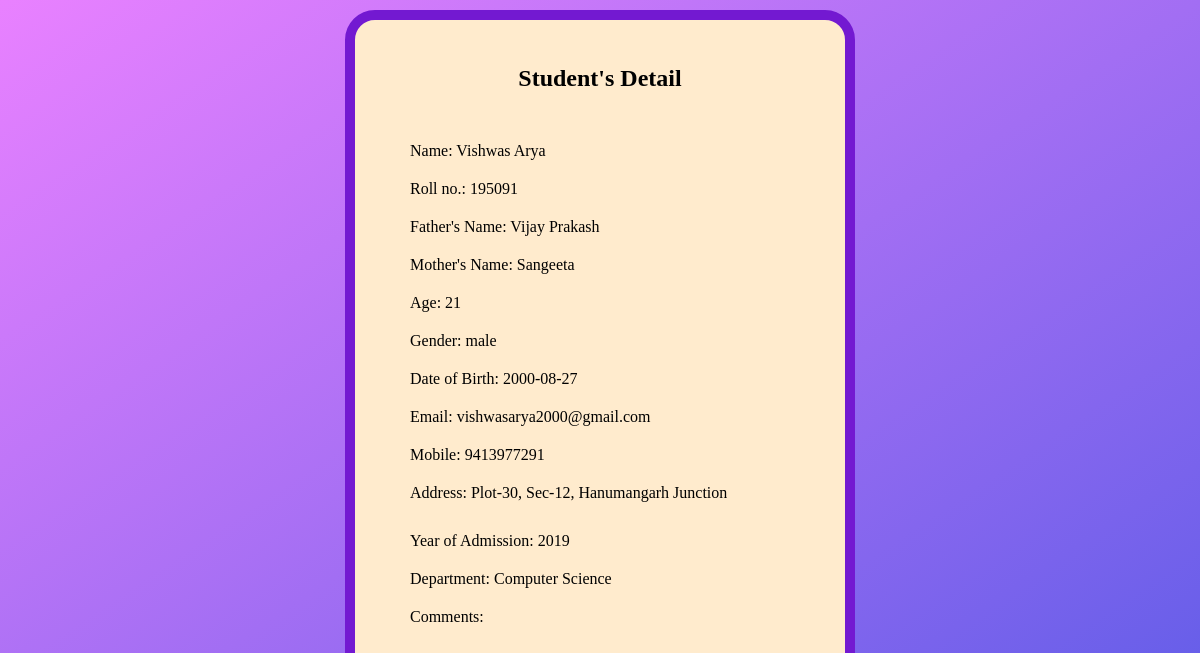
The page /display.php?rollSearch=195091 on the database its author committed.
### tables this page shows
CREATE TABLE `students` (
  `name` varchar(60) NOT NULL,
  `age` tinyint(2) NOT NULL,
  `gender` varchar(8) NOT NULL,
  `dob` date NOT NULL,
  `email` varchar(80) NOT NULL,
  `phone` bigint(10) NOT NULL,
  `fname` varchar(60) NOT NULL,
  `mname` varchar(60) NOT NULL,
  `address` varchar(250) NOT NULL,
  `yoadm` smallint(4) NOT NULL,
  `rollno` varchar(10) NOT NULL,
  `dept` varchar(60) NOT NULL,
  `notes` varchar(50) DEFAULT NULL,
  `date` date NOT NULL
);

### display.php (the view, shortened to what this page needs)
<?php
$server = "localhost";
$username = "root";
$password = "";
$database = "student_records";
$conn = mysqli_connect($server, $username, $password, $database);
$query = $_GET["rollSearch"];
            $sql = "select * from students where rollno = $query";
            $result = mysqli_query($conn, $sql);
            while($row = mysqli_fetch_assoc($result)){
                $name = $row['name'];
                $age = $row['age'];
                $gender = $row['gender'];
                $dob = $row['dob'];
                $email = $row['email'];
                $phone = $row['phone'];
                $fname = $row['fname'];
                $mname = $row['mname'];
                $address = $row['address'];
                $yoadm = $row['yoadm'];
                $rollno = $row['rollno'];
                $dept = $row['dept'];
                $notes = $row['notes'];
            }
?>
<!DOCTYPE html>
<html lang="en">
<head>
    <link rel="stylesheet" href="studentreg.css">
</head>
<body>
    <div class="hero">
        <div style="width: 40%; height: 700px;" class="form-box">
            <div class="button-box">
                <h2 style="padding: 5px; width: max-content;">Student's Detail</h4>
            </div>
            <div style="flex-direction: column;" class="input-fields">
                    <div class="label">Name: <?php echo $name ?></div>
                    <div class="label">Roll no.: <?php echo $rollno ?></div>
                    <div class="label">Father's Name: <?php echo $fname ?></div>
                    <div class="label">Mother's Name: <?php echo $mname ?></div>
                    <div class="label">Age: <?php echo $age ?></div>
                    <div class="label">Gender: <?php echo $gender ?></div>
                    <div class="label">Date of Birth: <?php echo $dob ?></div>
                    <div class="label">Email: <?php echo $email?></div>
                    <div class="label">Mobile: <?php echo $phone ?></div>
                    <div style="margin: 10px 50px 20px 50px;" class="label">Address: <?php echo $address ?></div>
                    <div class="label">Year of Admission: <?php echo $yoadm ?></div>
                    <div class="label">Department: <?php echo $dept ?></div>
                    <div class="label">Comments: <?php echo $notes ?></div>
                    </div>
                </div>
            </div>
</body>
</html>

### studentreg.css (style rules this page uses)
* { margin: 0; padding: 0; }
.hero { height: 100%; width: 100%; background: linear-gradient(to bottom right, #e981ff, #5b5be7); background-position: center; background-size: cover; position: absolute; }
.form-box { width: 60%; height: 600px; position: relative; margin: 10px auto; background-color: blanchedalmond; padding: 5px; border: 10px solid #7319d1; border-radius: 30px; }
.button-box { margin: 35px; display: flex; text-align: center; position: relative; border-radius: 30px; align-content: center; justify-content: center; }
.input-fields { display: flex; justify-content: center; }
.label { font-size: medium; margin-bottom: 5px; }

### display.php (style rules this page uses)
.label { margin: 10px 50px; }

### rows shown on the page
students: name "Vishwas Arya", rollno "195091", fname "Vijay Prakash", mname "Sangeeta", age "21", gender "male", dob "2000-08-27", email "vishwasarya2000@gmail.com", phone "9413977291", address "Plot-30, Sec-12, Hanumangarh Junction", yoadm "2019", dept "Computer Science"
